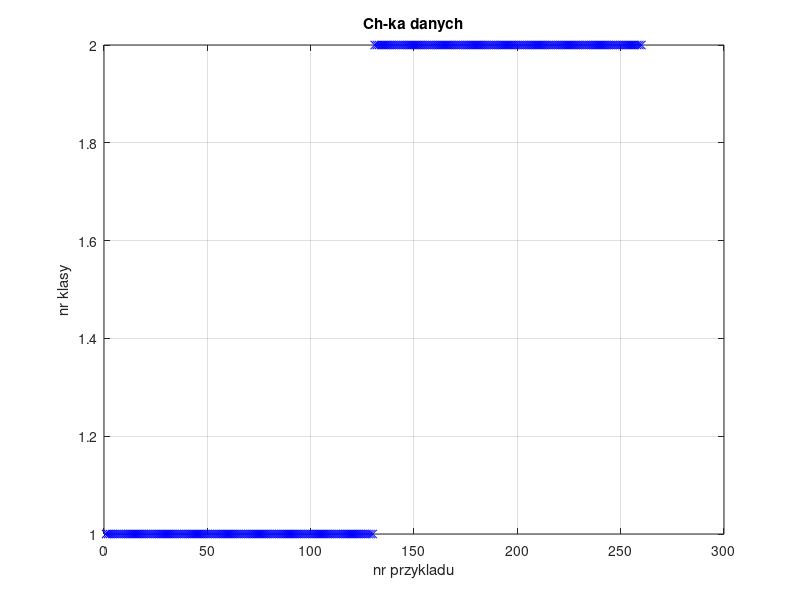
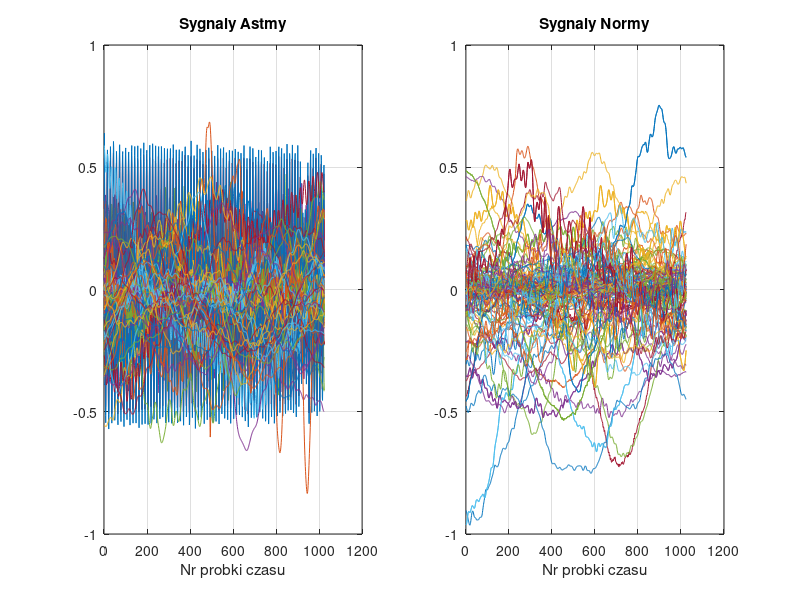

Write MATLAB code to recreate these figures, in order. (Note: this script raises an error after producing the figures.)

% ai_7_ann_astma.m
% Rozpoznawanie oddech normalny vs. astmatyczny z uzyciem sztucznej sieci neuronowej

  clear all; close all;

% Wczytanie danych

  load astma.mat  % pobierz wszystkie dane dla problemu rozpozania astmy w dzwieku oddechu
  whos, pause     % co zaladowalismy do pamieci

% Wybor rodzaju danych wejsciowych 
  
  wybor_cech = 0;     % 0 = sygnaly:        oddechy_Astma i oddechy_Norma 
                      % 1 = widma 1D:       widma1D_Astma i widma1D_Norma
                      % 2 = widma 2D:       widma2D_Astma i widma2D_Norma
                      % 3 = cechy {ASE,TI}: aseti_Astma i   aseti_Norma

  L_klas = 2,         % liczba testowanych klas: chory/zdrowy

% Wybranie danych/cech do dalszego przetwarzania przez siec neuronowa
  
  if( wybor_cech == 0 )              % 130 (sygnaly) x 1024 (probki) dla Astmy i Normy
      cechy_Astma = oddechy_Astma;
      cechy_Norma = oddechy_Norma;
  elseif( wybor_cech == 1 )          % 130 (sygnaly) x 36 wspolczynnikow widmowych DFT
      cechy_Astma = widma1D_Astma;   % z zakresu 125-1220 Hz
      cechy_Norma = widma1D_Norma;
  elseif( wybor_cech == 2 )          % 130 (sygnaly) x 625 wsp. widmowych STFT
      cechy_Astma = widma2D_Astma;   % 625 = 25x25 (x = czestotliwosc, y = czas) 
      cechy_Norma = widma2D_Norma;
  elseif( wybor_cech == 3 )          % 130 (sygnaly) x 2 cechy ASE+TI wczesniej obliczone
      cechy_Astma = aseti_Astma;    
      cechy_Norma = aseti_Norma;
  else
      disp('BLAD! Zly parametr wyboru cech wejsciowych! Konczymy.'); exit;
  end

% Podstawienie dla dalszej czesci programu

  [ L_wzorcow, L_cech ] = size( cechy_Astma );  % liczba wzorcow i cech dla kazdej klasy
  X = [ cechy_Astma; cechy_Norma ];                disp('Wymiary X:'); size(X),
  y = [ ones(L_wzorcow, 1); 2*ones(L_wzorcow, 1)]; disp('Wymiary y:'); size(y),

% Rysunki

  figure; plot(y,'bx'); xlabel('nr przykladu'); ylabel('nr klasy'); grid; title('Ch-ka danych'); pause
  figure;
  if( wybor_cech == 0 )
      subplot(121); plot( cechy_Astma' ); title('Sygnaly Astmy'); xlabel('Nr probki czasu'); grid;
      subplot(122); plot( cechy_Norma' ); title('Sygnaly Normy'); xlabel('Nr probki czasu'); grid; pause
  elseif( wybor_cech == 1 )
      subplot(121); plot( cechy_Astma' ); title('Widma Astmy'); xlabel('Nr częstotliwosci'); grid;
      subplot(122); plot( cechy_Norma' ); title('Widma Normy'); xlabel('Nr częstotliwosci'); grid; pause
  elseif( wybor_cech == 2 )
      L_x = 25; L_y = 25;
      for nr = 1 : 10  % z zakresu [ 1, 2, 3,..., 130 = L_wzorcow]
          nr
          img1 = X( nr, 1 : L_cech );             % kolejny wzorzec widma 2D astmy
          img1 = reshape( img1, L_y, L_x );
          subplot(121); imagesc( img1 );  title('Astma'); xlabel('Nr częstotl.'); ylabel('Nr czasu'); 
          img2 = X( nr+L_wzorcow, 1 : L_cech );   % kolejny wzorzec widma 2D normy
          img2 = reshape( img2, L_y, L_x );
          subplot(122); imagesc( img2 );  title('Norma'); xlabel('Nr częstotl.'); ylabel('Nr czasu');
          pause; % (0.5)
      end
  elseif( wybor_cech == 3 )
     plot( cechy_Norma(:,1), cechy_Norma(:,2), 'bs','MarkerFaceColor','g');
     hold on;
     plot( cechy_Astma(:,1), cechy_Astma(:,2), 'ko','MarkerFaceColor','r');
     xlabel('Cecha 1 - ASE'); ylabel('Cecha 2 - TI'); grid;
     legend('Norma/dobre','Astma/zle');
     pause
  end

% #########################################################################
% STARY PROGRAM: ai_6_ann_cyfry.m 
% #########################################################################

  L_przykladow = L_klas *L_wzorcow;  % liczba wszystkich wzorcow/obrazow

% Trenowanie sztucznej sieci neuronowej
  max_iter = 40;          % liczba iteracji procedury optymalizacyjnej/minimalizacyjnej
  lambda = 0.01;          % wspolczynnk regularyzacji uzyty podczas minimalizacji
  wagi_zakres = 0.12;     % zakres zmiennosci podczas inicjalizacji wsp. wagowych
  param_warstw = [        % wartosci parametrow sieci
      L_cech,             % liczba wejsc (liczba cech/pikseli, u nas 400)
      25,                 % liczba neuronow w pierwszej warstwie ukrytej
    % 15,                 % liczba neuronow w drugiej warstwie ukrytej
      L_klas              % liczba neuronow w warstwie wyjsciowej (liczba klas, u nas 10 cyfr)
  ];
  Wagi_macierze   = ann_wagi_init( param_warstw, wagi_zakres );  % inicjalizacja wag
  Wagi_wektor     = ann_wagi_macierze2wektor( Wagi_macierze );   % macierze wag --> wektor
  optim_opcje     = optimset('MaxIter', max_iter );              % parametry optymalizacji
  uchwyt_funkcji = @(p) ann_koszt_gradient(p, param_warstw, X, y, lambda );    % uchwyt
  [ Wagi_wektor, koszt ] = fmincg( uchwyt_funkcji, Wagi_wektor, optim_opcje ); % optymal.
  Wagi_macierze = ann_wagi_wektor2macierze( Wagi_wektor, param_warstw );       % obliczone wagi

% Rozpoznawanie z uzyciem nauczonej sieci.
  y_all = ann_propagacja_wprzod( X, Wagi_macierze, param_warstw ); % wyjscia z wszystkich neuronow 
  [dummy, y_pred] = max( y_all, [], 2),                           % znalezienie maksymalnego wyjscia
  fprintf('Accuracy: %f\n', mean(double( y_pred == y )) * 100);   % dokladnosc rozpoznania w [%]
  figure;
  k = 1 : L_przykladow;
  plot( k, y,'r-', k, y_pred,'bx'); grid; title('Wyniki rozpoznawania');
  xlabel('nr testu'); ylabel('rozpoznana wartosc');
  legend('zadane','rozpoznane','Location','southeast');

% Analiza wynikow  
  C = hist( reshape(y_pred, L_wzorcow, L_klas), 1 : L_klas );
  figure; imagesc( log10(C+1)' ); xlabel('zadane'); ylabel('rozpoznane');
  title('Confusion matrix - co jest podobne do czego?');
  C = [ [1 : L_klas]; C ];
  confusion_matrix = [ [-1, 1 : L_klas ]' C ], pause
